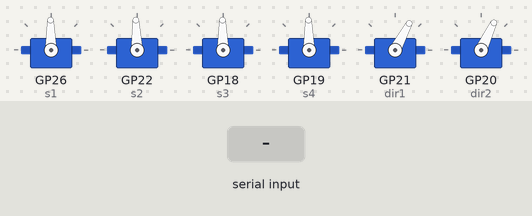
A program run on a simulated Raspberry Pi Pico running MicroPython. Shown: 6 × servo. The inputs (shaded band) are chosen by the test bench. Servo angles are drawn from the pulse width (0.5 ms = 0°, 2.5 ms = 180°); what the program prints to the serial console is not drawn. At 6.4 s the program stops and its outputs stay as they are.

Above: at 1.2 s.
1.3 s: "forward" typed at the serial console
At 2.4 s:
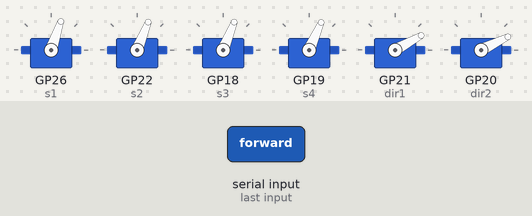
3.1 s: "backward" typed at the serial console
At 3.4 s:
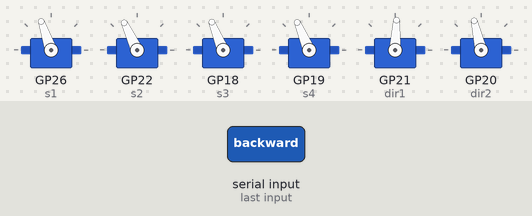
4.8 s: "w" typed at the serial console
At 5.9 s:
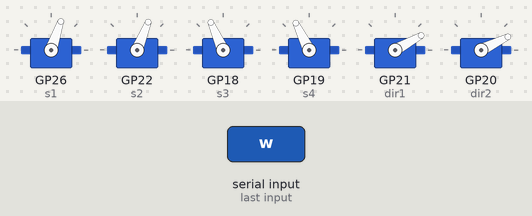
6.3 s: "izq" typed at the serial console
At 7.2 s:
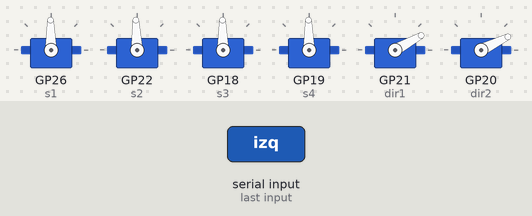
Timing chart, 0 to 7.9 s (numbered marks = the images above; inputs shaded):
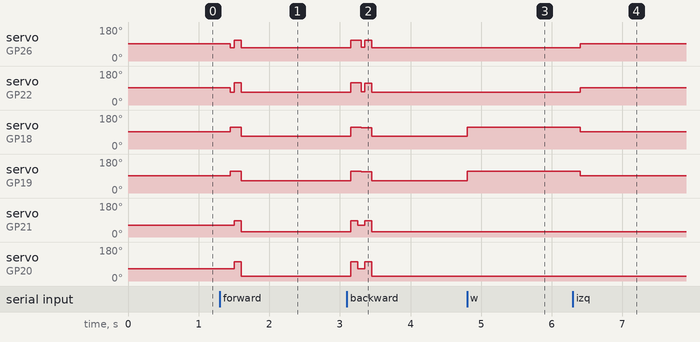

The program:

Mov_dif_Integrado.py
```python
from machine import Pin, PWM
import sys, uselect, time

# =========================
# SERVOS TRACCIÓN
# =========================
s1 = PWM(Pin(26))   # izquierda
s2 = PWM(Pin(22))   # izquierda
s3 = PWM(Pin(18))   # derecha
s4 = PWM(Pin(19))   # derecha

# =========================
# DIRECCIÓN MECÁNICA
# =========================
dir1 = PWM(Pin(21))
dir2 = PWM(Pin(20))

for s in (s1, s2, s3, s4, dir1, dir2):
    s.freq(50)

# =========================
# STOP
# =========================
STOP1 = 4950
STOP2 = 5000
STOP3 = 4950
STOP4 = 4950

# =========================
# VELOCIDAD BASE
# =========================
FWD1 = 5660
FWD2 = 5900
FWD3 = 5800
FWD4 = 5850

# =========================
# DELTAS
# =========================
DELTA1_BASE = FWD1 - STOP1
DELTA2_BASE = FWD2 - STOP2
DELTA3_BASE = FWD3 - STOP3
DELTA4_BASE = FWD4 - STOP4

DELTA1 = DELTA1_BASE
DELTA2 = DELTA2_BASE
DELTA3 = DELTA3_BASE
DELTA4 = DELTA4_BASE

# =========================
# DIRECCIÓN DE GIRO MOTORES
# =========================
DIR1 = -1
DIR2 = -1
DIR3 = 1
DIR4 = 1

# =========================
# DIRECCIÓN MECÁNICA
# =========================
CENTRO1 = 3900
IZQ1    = 4800
DER1    = 2700

CENTRO2 = 4000
IZQ2    = 2600
DER2    = 5400

# =========================
# ESTADOS
# =========================
estado_mov = "stop"
estado_dir = "centro"

# =========================
# FACTORES
# =========================
factor_vel = 1.0
factor_giro = 1.0

# =========================
# MOVIMIENTO NORMAL
# =========================
def aplicar_movimiento():

    if estado_mov == "forward":

        s1.duty_u16(int(STOP1 + DIR1 * DELTA1 * factor_vel))
        s2.duty_u16(int(STOP2 + DIR2 * DELTA2 * factor_vel))
        s3.duty_u16(int(STOP3 + DIR3 * DELTA3 * factor_vel))
        s4.duty_u16(int(STOP4 + DIR4 * DELTA4 * factor_vel))

    elif estado_mov == "backward":

        s1.duty_u16(int(STOP1 - DIR1 * DELTA1 * factor_vel))
        s2.duty_u16(int(STOP2 - DIR2 * DELTA2 * factor_vel))
        s3.duty_u16(int(STOP3 - DIR3 * DELTA3 * factor_vel))
        s4.duty_u16(int(STOP4 - DIR4 * DELTA4 * factor_vel))

    else:

        s1.duty_u16(STOP1)
        s2.duty_u16(STOP2)
        s3.duty_u16(STOP3)
        s4.duty_u16(STOP4)

# =========================
# DIRECCIÓN MECÁNICA
# =========================
def aplicar_direccion():

    if estado_dir == "izq":

        val1 = int(CENTRO1 + (IZQ1 - CENTRO1) * factor_giro)
        val2 = int(CENTRO2 + (DER2 - CENTRO2) * factor_giro)

        dir1.duty_u16(val1)
        dir2.duty_u16(val2)

    elif estado_dir == "der":

        val1 = int(CENTRO1 + (DER1 - CENTRO1) * factor_giro)
        val2 = int(CENTRO2 + (IZQ2 - CENTRO2) * factor_giro)

        dir1.duty_u16(val1)
        dir2.duty_u16(val2)

    else:

        dir1.duty_u16(CENTRO1)
        dir2.duty_u16(CENTRO2)

# =========================
# GIRO DIFERENCIAL IZQUIERDA
# =========================
def giro_diferencial_izquierda():

    global estado_dir

    estado_dir = "izq"

    # izquierda atrás
    s1.duty_u16(int(STOP1 - DIR1 * DELTA1 * factor_vel))
    s2.duty_u16(int(STOP2 - DIR2 * DELTA2 * factor_vel))

    # derecha adelante
    s3.duty_u16(int(STOP3 + DIR3 * DELTA3 * factor_vel))
    s4.duty_u16(int(STOP4 + DIR4 * DELTA4 * factor_vel))

    aplicar_direccion()

# =========================
# GIRO DIFERENCIAL DERECHA
# =========================
def giro_diferencial_derecha():

    global estado_dir

    estado_dir = "der"

    # izquierda adelante
    s1.duty_u16(int(STOP1 + DIR1 * DELTA1 * factor_vel))
    s2.duty_u16(int(STOP2 + DIR2 * DELTA2 * factor_vel))

    # derecha atrás
    s3.duty_u16(int(STOP3 - DIR3 * DELTA3 * factor_vel))
    s4.duty_u16(int(STOP4 - DIR4 * DELTA4 * factor_vel))

    aplicar_direccion()

# =========================
# RESET VELOCIDAD
# =========================
def reset_velocidad():

    global factor_vel

    factor_vel = 1.0
    print("🔄 Velocidad reseteada")

# =========================
# RESET GIRO
# =========================
def reset_giro():

    global factor_giro

    factor_giro = 1.0
    print("🔄 Giro reseteado")

# =========================
# MENSAJES
# =========================
print("W/S movimiento")
print("J/L dirección mecánica")
print("A/D giro diferencial")
print("K centro")
print("ESPACIO stop")
print("E/C velocidad")
print("T/G intensidad giro")
print("R reset vel | Y reset giro")
print("Q salir")

# =========================
# ENTRADA TECLADO
# =========================
poll = uselect.poll()
poll.register(sys.stdin, uselect.POLLIN)

# Estado inicial
aplicar_movimiento()
aplicar_direccion()

# =========================
# LOOP PRINCIPAL
# =========================
while True:

    if poll.poll(100):

        t = sys.stdin.read(1).lower()

        # =====================
        # MOVIMIENTO
        # =====================

        if t == 'w':

            estado_mov = "forward"
            aplicar_movimiento()

        elif t == 's':

            estado_mov = "backward"
            aplicar_movimiento()

        elif t == ' ':

            estado_mov = "stop"
            aplicar_movimiento()

        # =====================
        # DIRECCIÓN NORMAL
        # =====================

        elif t == 'j':

            estado_dir = "izq"
            aplicar_direccion()

        elif t == 'l':

            estado_dir = "der"
            aplicar_direccion()

        elif t == 'k':

            estado_dir = "centro"
            aplicar_direccion()

        # =====================
        # GIRO DIFERENCIAL
        # =====================

        elif t == 'a':

            giro_diferencial_izquierda()

        elif t == 'd':

            giro_diferencial_derecha()

        # =====================
        # VELOCIDAD
        # =====================

        elif t == 'e':

            factor_vel += 0.1
            print("Vel:", round(factor_vel, 2))

        elif t == 'c':

            factor_vel -= 0.1

            if factor_vel < 0.2:
                factor_vel = 0.2

            print("Vel:", round(factor_vel, 2))

        elif t == 'r':

            reset_velocidad()

        # =====================
        # INTENSIDAD GIRO
        # =====================

        elif t == 't':

            factor_giro += 0.2

            if factor_giro > 1.5:
                factor_giro = 1.5

            print("Giro:", round(factor_giro, 2))

        elif t == 'g':

            factor_giro -= 0.2

            if factor_giro < 0.4:
                factor_giro = 0.4

            print("Giro:", round(factor_giro, 2))

        elif t == 'y':

            reset_giro()

        # =====================
        # SALIR
        # =====================

        elif t == 'q':

            estado_mov = "stop"

            aplicar_movimiento()
            aplicar_direccion()

            break

    time.sleep(0.05)
```

Measured:
- after the input at 1.3 s, servo on GP26 (s1): 91° → 110° after 0.15 s, → 71° 0.15 s later; servo on GP22 (s2): 92° → 117° after 0.15 s, → 68° 0.15 s later; servo on GP18 (s3): 91° → 114° after 0.15 s, → 68° 0.15 s later; servo on GP19 (s4): 91° → 116° after 0.15 s, → 66° 0.15 s later; servo on GP21 (dir1): 62° → 87° after 0.20 s, → 29° 0.10 s later
- after the input at 3.1 s, servo on GP26 (s1): 71° → 110° after 0.05 s, → 109° 0.15 s later, → 71° 0.15 s later; servo on GP22 (s2): 68° → 117° after 0.05 s, → 115° 0.15 s later, → 68° 0.15 s later
- after the input at 4.8 s, servo on GP18 (s3): 68° → 114° at once; servo on GP19 (s4): 66° → 116° at once
- after the input at 6.3 s, servo on GP26 (s1): 71° → 91° after 0.10 s; servo on GP22 (s2): 68° → 92° after 0.10 s; servo on GP18 (s3): 114° → 91° after 0.10 s; servo on GP19 (s4): 116° → 91° after 0.10 s
